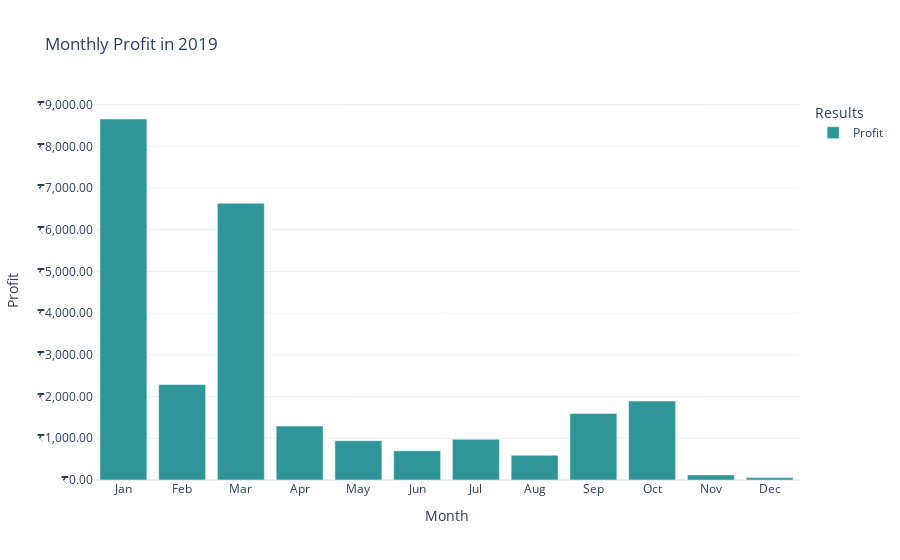

The notebook cell saved with this chart:
### Code cell
year_month_2019 = year_month[year_month['Year']==2019]
fig = px.bar(year_month_2019, x='Month', y='Profit', color='Color',
             title="Monthly Profit in 2019",
             labels=dict(Month_Number="Month", Profit="Profit", Color="Results"),
             color_discrete_map={
                 'Loss': '#EC2049',
                 'Profit': '#2F9599'},
             hover_data=["Month", "Profit"],
             template='plotly_white')

fig.update_layout(yaxis_tickprefix = '₹', yaxis_tickformat = ',.2f')

fig.update_layout(
    xaxis = dict(
        tickvals = [1, 2, 3, 4, 5, 6, 7,8 ,9, 10, 11, 12],
        ticktext = ['Jan', 'Feb', 'Mar', 'Apr', 'May', 'Jun', 'Jul', 'Aug', 'Sep', 'Oct', 'Nov', 'Dec']
    )
)
fig.show()

### Figure 1 — Plotly figure (JSON) as saved in the notebook; plotly's stock layout.template omitted (floating-point values rounded to 4 significant figures)
{"data": [{"alignmentgroup": "True", "hovertemplate": "Results=Profit<br>Month=%{x}<br>Profit=%{y}<extra></extra>", "legendgroup": "Profit", "marker": {"color": "#2F9599", "pattern": {"shape": ""}}, "name": "Profit", "offsetgroup": "Profit", "orientation": "v", "showlegend": true, "textposition": "auto", "type": "bar", "x": [1, 2, 3, 4, 5, 6, 7, 8, 9, 10, 11, 12], "xaxis": "x", "y": [8655, 2291, 6633, 1295, 943, 700, 975, 594, 1597, 1892, 122, 57], "yaxis": "y"}], "layout": {"barmode": "relative", "legend": {"title": {"text": "Results"}, "tracegroupgap": 0}, "title": {"text": "Monthly Profit in 2019"}, "xaxis": {"anchor": "y", "domain": [0, 1], "ticktext": ["Jan", "Feb", "Mar", "Apr", "May", "Jun", "Jul", "Aug", "Sep", "Oct", "Nov", "Dec"], "tickvals": [1, 2, 3, 4, 5, 6, 7, 8, 9, 10, 11, 12], "title": {"text": "Month"}}, "yaxis": {"anchor": "x", "domain": [0, 1], "tickformat": ",.2f", "tickprefix": "₹", "title": {"text": "Profit"}}}}
